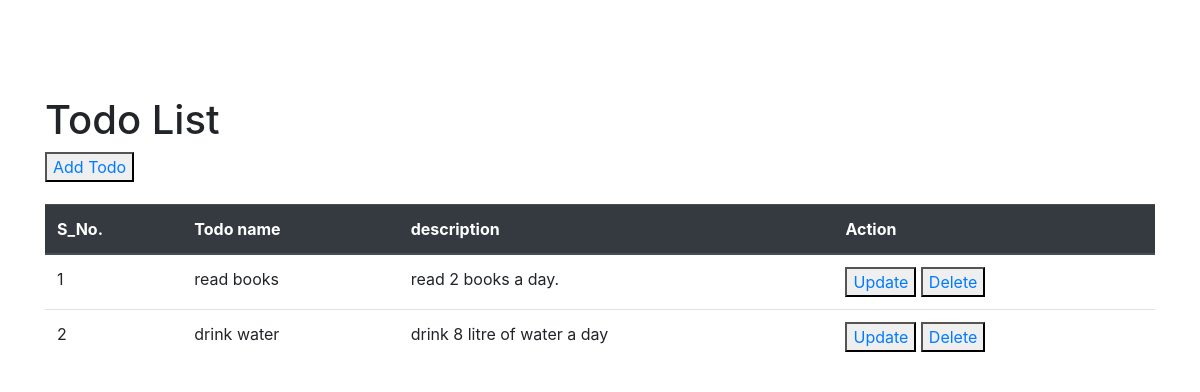
The page /list/ on the database as committed earlier.
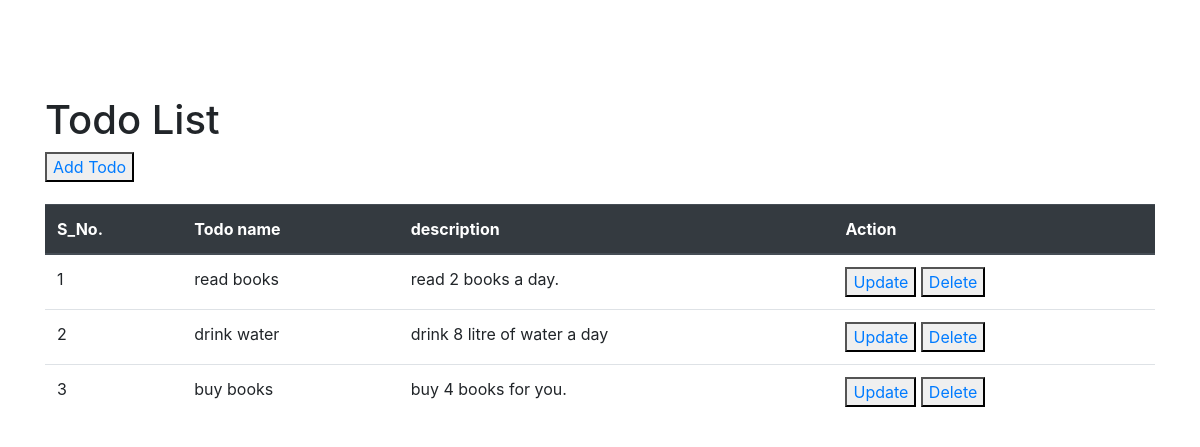
The same page on the database as committed later.
### func_todo/models.py (models this page shows)
class Todo(models.Model):
    s_no = models.IntegerField(default=True)
    title = models.CharField(max_length=200)
    desc = models.TextField()

### func_todo/views.py (the view)
# urls.py: path('list/', list_view),
def list_view(request):
    context = Todo.objects.all()
    return render(request, 'list.html', {'context' : context})

### func_todo/templates/list.html
{% extends 'base.html' %}
{% block content %}
<h1>Todo List</h1>
<button> <a href="/">Add Todo</a></button>
<table class="table" style="margin-top: 2%;">
  <thead class="thead-dark">
    <tr>
      <th scope="col">S_No.</th>
      <th scope="col">Todo name</th>
      <th scope="col">description</th>
      <th scope="col">Action</th>
    </tr>
  </thead>
  <tbody>
    {% if context %}
        {% for data in context %}
            <tr>
              <td>{{ data.s_no }}</td>
              <td>{{data.title }}</td>
              <td>{{data.desc}}</td>
              <td>
                <button><a href="/update/{{data.id}}">Update</a> </button>
                <button><a href="/delete/{{data.id}}">Delete</a> </button>
            </td>
            </tr>
        {% endfor %}
    {% else %}
        <tr>
            <th>No Data Found</th>
        </tr>
    {% endif %}
  </tbody>
</table>
{% endblock %}

### func_todo/templates/base.html (shortened to what this page needs)
<!doctype html>
<html lang="en">
  <head>
    <link rel="stylesheet" href="https://cdn.jsdelivr.net/npm/bootstrap@4.6.0/dist/css/bootstrap.min.css">
  </head>
  <body>
    <div class="container mt-5 pt-5 mb-5">
      {% block content %}
      {% endblock %}
    </div>
  </body>
</html>

Rows that differ between the two databases and show on the page:
added Todo: s_no "3", title "buy books", desc "buy 4 books for you."
